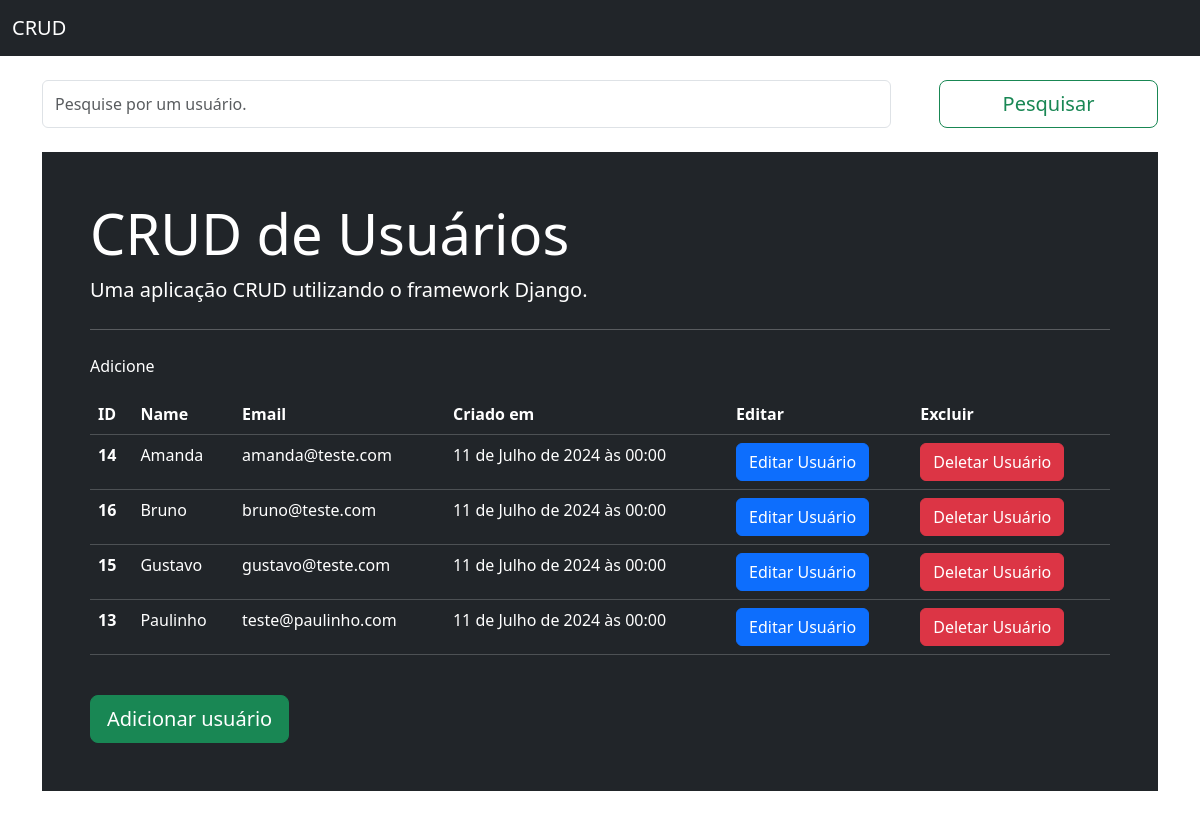
/users/, run on the app's committed database.
### user/models.py (models this page shows, shortened)
class User(models.Model):
    name = models.CharField(max_length=200, null=False, blank=False)
    email = models.EmailField(max_length=255, null=False, blank=False)
    password = models.CharField(max_length=255)
    created_at = models.DateTimeField(default=datetime.now)

### user/views.py (the view)
# urls.py: path("", UsersListView.as_view(), name="home"),
class UsersListView(ListView):
    model = User
    template_name = 'users.html'
    context_object_name = 'usuarios'
    def get_queryset(self):
        users = super().get_queryset().order_by('name')
        search = self.request.GET.get('search')
        if search:
            users = users.filter(name__icontains=search)
        return users

### user/templates/users.html (shortened to what this page needs)
{% extends "base.html" %}
{% block content %}
<div class="container">
    <form class="d-flex pt-4" method="GET" action="{% url 'home' %}" role="search">
      <input class="form-control me-5" name="search" type="search" placeholder="Pesquise por um usuário." aria-label="Search">
      <button class="btn btn-outline-success btn-lg w-25" type="submit">Pesquisar</button>
    </form>
    <div class="jumbotron bg-dark p-5 my-4">
        <h1 class="display-4 text-white">CRUD de Usuários</h1>
        <p class="lead text-white">Uma aplicação CRUD utilizando o framework Django.</p>
        <hr class="my-4 text-white">
        <p class="text-white">Adicione</p>
        <table class="table table-dark">
            <thead>
              <tr>
                <th scope="col">ID</th>
                <th scope="col">Name</th>
                <th scope="col">Email</th>
                <th scope="col">Criado em</th>
                <th scope="col">Editar</th>
                <th scope="col">Excluir</th>
              </tr>
            </thead>
            <tbody>
                {% for usuario in usuarios %}
                    <tr>
                        <th scope="row">{{usuario.id}}</th>
                        <td>{{usuario.name}}</td>
                        <td>{{usuario.email}}</td>
                        <td>{{usuario.created_at}}</td>
                        <td>
                            <a href="{% url 'update_user' usuario.id %}">
                                <button class="btn btn-primary">Editar Usuário</button>
                            </a>
                        </td>
                        <td>
                            <a href="{% url 'delete_user' usuario.id %}">
                                <button class="btn btn-danger">Deletar Usuário</button>
                            </a>
                        </td>
                    </tr>
                {% empty %}
                    <tr>
                        <td>Não existe nenhum usuário ainda.</td>
                    </tr>
                {% endfor %}
            </tbody>
          </table>
        <a class="btn btn-success btn-lg mt-4" href="{% url 'new_user' %}" role="button">Adicionar usuário</a>
    </div>
</div>
{% endblock %}

### data on the page
User: id "14", name "Amanda", email "amanda@teste.com", created_at "11 de Julho de 2024 às 00:00"
User: id "16", name "Bruno", email "bruno@teste.com", created_at "11 de Julho de 2024 às 00:00"
User: id "15", name "Gustavo", email "gustavo@teste.com", created_at "11 de Julho de 2024 às 00:00"
User: id "13", name "Paulinho", email "teste@paulinho.com", created_at "11 de Julho de 2024 às 00:00"
